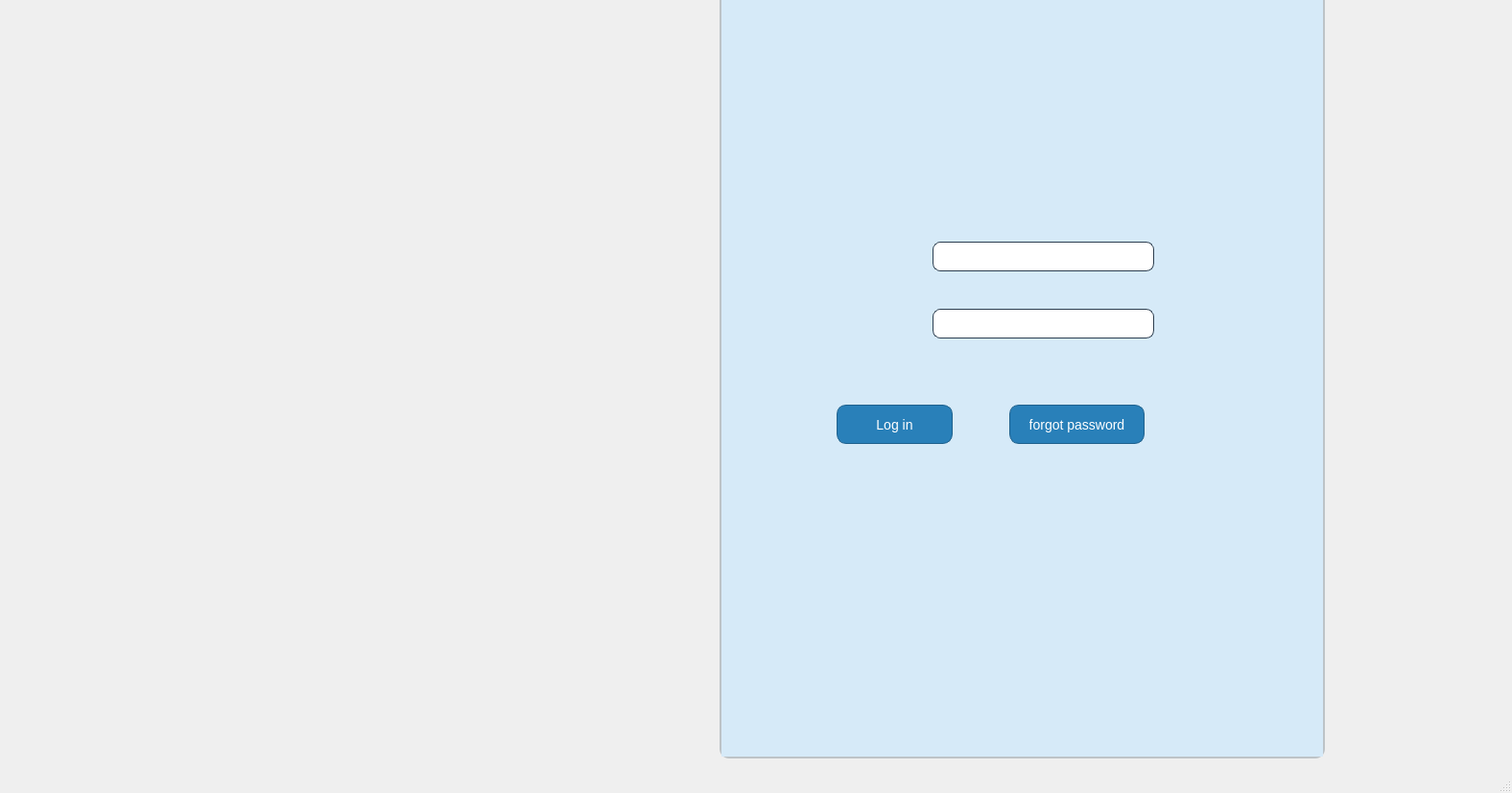
<?xml version="1.0" encoding="UTF-8"?>
<ui version="4.0">
 <class>MainWindow</class>
 <widget class="QMainWindow" name="MainWindow">
  <property name="geometry">
   <rect>
    <x>0</x>
    <y>0</y>
    <width>1576</width>
    <height>827</height>
   </rect>
  </property>
  <property name="windowTitle">
   <string>MainWindow</string>
  </property>
  <widget class="QWidget" name="centralwidget">
   <widget class="QLabel" name="label_6">
    <property name="geometry">
     <rect>
      <x>310</x>
      <y>200</y>
      <width>281</width>
      <height>201</height>
     </rect>
    </property>
    <property name="styleSheet">
     <string notr="true">border-image: url(:/img/img/LOG-removebg-preview.png);</string>
    </property>
    <property name="text">
     <string/>
    </property>
   </widget>
   <widget class="QLabel" name="label_5">
    <property name="geometry">
     <rect>
      <x>-10</x>
      <y>-10</y>
      <width>1391</width>
      <height>811</height>
     </rect>
    </property>
    <property name="styleSheet">
     <string notr="true">border-image: url(:/img/img/61803.jpg);</string>
    </property>
    <property name="text">
     <string/>
    </property>
   </widget>
   <widget class="QStackedWidget" name="stackedWidget">
    <property name="geometry">
     <rect>
      <x>750</x>
      <y>-20</y>
      <width>631</width>
      <height>811</height>
     </rect>
    </property>
    <property name="styleSheet">
     <string notr="true">*{/* styles.qss */
	border-image: url(:/img/img/61803.jpg);
}
/* Set the default font color to dark for readability */
* {
    color: #2c3e50; /* Dark gray text for better contrast */
    font-family: Arial, sans-serif; /* Clean, readable font */
}

/* Style for the main window background */
QWidget {
    background-color: #D6EAF8; /* Light blue background */
}

/* Style for input boxes (assuming they are QLineEdit or similar) */
QLineEdit {
    background-color: #ffffff; /* White background for input fields */
    border: 1px solid #2c3e50; /* Dark gray border */
    border-radius: 8px; /* Rounded corners */
    padding: 8px;
    color: #2c3e50; /* Dark text */
    font-size: 14px;
}

/* Style for input boxes (focused state) */
QLineEdit:focus {
    border: 1px solid #2980b9; /* Blue border on focus */
    background-color: #eaf2f7; /* Light blue background on focus */
}

/* Style for push buttons (assuming they are QPushButtons or similar) */
QPushButton {
    background-color: #2980b9; /* Medium blue for buttons */
    border: 1px solid #1f618d; /* Darker blue border for buttons */
    border-radius: 10px; /* Rounded corners */
    padding: 10px 20px; /* Adjusted padding */
    color: white; /* White text */
    font-size: 14px; /* Slightly larger font for readability */
}

/* Style for push buttons on hover */
QPushButton:hover {
    background-color: #1f618d; /* Darker blue on hover */
}

/* Style for push buttons when pressed */
QPushButton:pressed {
    background-color: #154360; /* Even darker blue when pressed */
}

/* Style for QStackedWidget */
QStackedWidget {
    background-color: #ffffff; /* White background */
    border: 2px solid #BDC3C7; /* Light gray border */
    border-radius: 10px;

}

/* Style for dialog windows */
QDialog {
    background-color: #ffffff; /* White background for dialogs */
    border: 1px solid #2980b9; /* Blue border for dialogs */
    border-radius: 12px; /* Rounded corners */
    padding: 20px;
    color: #2c3e50; /* Dark text for readability */
}

/* Style for labels */
QLabel {
    color: #2c3e50; /* Dark gray text for labels */
    font-size: 14px;
}

/* Style for combo boxes (QComboBox) */
QComboBox {
    background-color: #ffffff; /* White background for combo boxes */
    border: 1px solid #2c3e50;
    border-radius: 8px;
    padding: 8px;
    color: #2c3e50;
    font-size: 14px;
}

/* Style for combo boxes when focused */
QComboBox:focus {
    border: 1px solid #2980b9;
    background-color: #eaf2f7;
}

/* Style for table views (QTableView) */
QTableView {
    background-color: #ffffff; /* White background for tables */
    border: 1px solid #ddd; /* Light border */
    gridline-color: #ddd; /* Light grid lines */
}

QTableView QHeaderView {
    background-color: #2980b9; /* Blue header background */
    color: white; /* White text for table header */
}

/* Style for table rows */
QTableView::item {
    padding: 10px;
    border-bottom: 1px solid #ddd; /* Divider between rows */
}

/* Style for table rows when hovered */
QTableView::item:hover {
    background-color: #eaf4f0; /* Very light blue hover effect */
}

/* Style for scrollbars */
QScrollBar {
    background-color: #f1f1f1; /* Light background for scrollbars */
    border: 1px solid #ddd; /* Light gray border */
    width: 10px; /* Narrow scrollbar */
}

/* Style for the vertical scrollbar */
QScrollBar:vertical {
    border-radius: 5px;
}

/* Style for the horizontal scrollbar */
QScrollBar:horizontal {
    border-radius: 5px;
}

/* Style for progress bars */
QProgressBar {
    background-color: #f1f8f5; /* Very light green background */
    border: 1px solid #BDC3C7;
    border-radius: 5px;
    text-align: center;
    color: #2c3e50; /* Dark text */
}

QProgressBar::chunk {
    background-color: #2980b9; /* Medium blue progress chunk */
    border-radius: 5px;
}
</string>
    </property>
    <property name="currentIndex">
     <number>0</number>
    </property>
    <widget class="QWidget" name="page">
     <widget class="QLineEdit" name="lineEdituserr">
      <property name="geometry">
       <rect>
        <x>220</x>
        <y>270</y>
        <width>231</width>
        <height>31</height>
       </rect>
      </property>
     </widget>
     <widget class="QLabel" name="label_4">
      <property name="geometry">
       <rect>
        <x>110</x>
        <y>260</y>
        <width>81</width>
        <height>31</height>
       </rect>
      </property>
      <property name="styleSheet">
       <string notr="true">image: url(:/img/img/user_747376.png);</string>
      </property>
      <property name="text">
       <string/>
      </property>
     </widget>
     <widget class="QLineEdit" name="lineEditpasswordd">
      <property name="geometry">
       <rect>
        <x>220</x>
        <y>340</y>
        <width>231</width>
        <height>31</height>
       </rect>
      </property>
      <property name="echoMode">
       <enum>QLineEdit::Password</enum>
      </property>
     </widget>
     <widget class="QLabel" name="label_3">
      <property name="geometry">
       <rect>
        <x>100</x>
        <y>340</y>
        <width>81</width>
        <height>31</height>
       </rect>
      </property>
      <property name="styleSheet">
       <string notr="true">image: url(:/img/img/padlock.png);</string>
      </property>
      <property name="text">
       <string/>
      </property>
     </widget>
     <widget class="QPushButton" name="forgot_pb">
      <property name="geometry">
       <rect>
        <x>300</x>
        <y>440</y>
        <width>141</width>
        <height>41</height>
       </rect>
      </property>
      <property name="text">
       <string>forgot password</string>
      </property>
     </widget>
     <widget class="QPushButton" name="pushButtonlog">
      <property name="geometry">
       <rect>
        <x>120</x>
        <y>440</y>
        <width>121</width>
        <height>41</height>
       </rect>
      </property>
      <property name="text">
       <string>Log in</string>
      </property>
     </widget>
    </widget>
    <widget class="QWidget" name="page_2">
     <widget class="QLineEdit" name="rcpt">
      <property name="geometry">
       <rect>
        <x>197</x>
        <y>211</y>
        <width>261</width>
        <height>36</height>
       </rect>
      </property>
     </widget>
     <widget class="QPushButton" name="sendBtn">
      <property name="geometry">
       <rect>
        <x>250</x>
        <y>290</y>
        <width>93</width>
        <height>28</height>
       </rect>
      </property>
      <property name="text">
       <string>Continue</string>
      </property>
     </widget>
     <widget class="QLabel" name="label">
      <property name="geometry">
       <rect>
        <x>70</x>
        <y>110</y>
        <width>481</width>
        <height>51</height>
       </rect>
      </property>
      <property name="styleSheet">
       <string notr="true">QLabel {
    color: black; /* Text color for labels */
    font-size: 16px; /* Adjust font size as needed */
    font-weight: bold; /* Make the text bold if desired */
    margin: 5px; /* Adjust margin as needed */
}</string>
      </property>
      <property name="text">
       <string>&lt;html&gt;&lt;head/&gt;&lt;body&gt;&lt;p&gt;&lt;span style=&quot; font-size:10pt;&quot;&gt;Enter your email associated with your account and&lt;br/&gt;we'll send an emal to reset your password&lt;/span&gt;&lt;/p&gt;&lt;/body&gt;&lt;/html&gt;</string>
      </property>
     </widget>
     <widget class="QLabel" name="label_2">
      <property name="geometry">
       <rect>
        <x>121</x>
        <y>211</y>
        <width>70</width>
        <height>30</height>
       </rect>
      </property>
      <property name="styleSheet">
       <string notr="true">QLabel {
    color: black; /* Text color for labels */
    font-size: 16px; /* Adjust font size as needed */
    font-weight: bold; /* Make the text bold if desired */
    margin: 5px; /* Adjust margin as needed */
}</string>
      </property>
      <property name="text">
       <string>Email </string>
      </property>
     </widget>
     <widget class="QLabel" name="label_8">
      <property name="geometry">
       <rect>
        <x>170</x>
        <y>20</y>
        <width>261</width>
        <height>41</height>
       </rect>
      </property>
      <property name="styleSheet">
       <string notr="true">QLabel {
    color: black; /* Text color for labels */
    font-size: 30px; /* Adjust font size as needed */
    font-weight: bold; /* Make the text bold if desired */
    margin: 5px; /* Adjust margin as needed */
}</string>
      </property>
      <property name="text">
       <string>Reset password</string>
      </property>
     </widget>
    </widget>
    <widget class="QWidget" name="page_3">
     <widget class="QLineEdit" name="codebt">
      <property name="geometry">
       <rect>
        <x>180</x>
        <y>200</y>
        <width>281</width>
        <height>31</height>
       </rect>
      </property>
     </widget>
     <widget class="QLabel" name="label_9">
      <property name="geometry">
       <rect>
        <x>220</x>
        <y>10</y>
        <width>191</width>
        <height>71</height>
       </rect>
      </property>
      <property name="styleSheet">
       <string notr="true">QLabel {
    color: black; /* Text color for labels */
    font-size: 30px; /* Adjust font size as needed */
    font-weight: bold; /* Make the text bold if desired */
    margin: 5px; /* Adjust margin as needed */
}</string>
      </property>
      <property name="text">
       <string>Verification</string>
      </property>
     </widget>
     <widget class="QPushButton" name="verify_pb">
      <property name="geometry">
       <rect>
        <x>230</x>
        <y>280</y>
        <width>211</width>
        <height>61</height>
       </rect>
      </property>
      <property name="text">
       <string>Verify and Proceed</string>
      </property>
     </widget>
     <widget class="QLabel" name="label_10">
      <property name="geometry">
       <rect>
        <x>90</x>
        <y>110</y>
        <width>481</width>
        <height>71</height>
       </rect>
      </property>
      <property name="styleSheet">
       <string notr="true">QLabel {
    color: black; /* Text color for labels */
    font-size: 16px; /* Adjust font size as needed */
    font-weight: bold; /* Make the text bold if desired */
    margin: 5px; /* Adjust margin as needed */
}</string>
      </property>
      <property name="text">
       <string>&lt;html&gt;&lt;head/&gt;&lt;body&gt;&lt;p&gt;&lt;span style=&quot; font-size:8pt;&quot;&gt;Please enter the 4 digit code that send to your email adresse&lt;/span&gt;&lt;/p&gt;&lt;/body&gt;&lt;/html&gt;</string>
      </property>
     </widget>
    </widget>
    <widget class="QWidget" name="page_4">
     <widget class="QLabel" name="label_11">
      <property name="geometry">
       <rect>
        <x>120</x>
        <y>30</y>
        <width>341</width>
        <height>71</height>
       </rect>
      </property>
      <property name="styleSheet">
       <string notr="true">QLabel {
    color: black; /* Text color for labels */
    font-size: 30px; /* Adjust font size as needed */
    font-weight: bold; /* Make the text bold if desired */
    margin: 5px; /* Adjust margin as needed */
}</string>
      </property>
      <property name="text">
       <string>Enter New Password</string>
      </property>
     </widget>
     <widget class="QLineEdit" name="pas2">
      <property name="geometry">
       <rect>
        <x>220</x>
        <y>200</y>
        <width>231</width>
        <height>31</height>
       </rect>
      </property>
      <property name="echoMode">
       <enum>QLineEdit::Password</enum>
      </property>
     </widget>
     <widget class="QLineEdit" name="pas1">
      <property name="geometry">
       <rect>
        <x>220</x>
        <y>130</y>
        <width>231</width>
        <height>31</height>
       </rect>
      </property>
     </widget>
     <widget class="QPushButton" name="cont_pb">
      <property name="geometry">
       <rect>
        <x>250</x>
        <y>260</y>
        <width>141</width>
        <height>31</height>
       </rect>
      </property>
      <property name="text">
       <string>Continue</string>
      </property>
     </widget>
     <widget class="QLabel" name="label_12">
      <property name="geometry">
       <rect>
        <x>80</x>
        <y>120</y>
        <width>121</width>
        <height>51</height>
       </rect>
      </property>
      <property name="styleSheet">
       <string notr="true">QLabel {
    color: black; /* Text color for labels */
    font-size: 15px; /* Adjust font size as needed */
    font-weight: bold; /* Make the text bold if desired */
    margin: 5px; /* Adjust margin as needed */
}</string>
      </property>
      <property name="text">
       <string>Old Password</string>
      </property>
     </widget>
     <widget class="QLabel" name="label_13">
      <property name="geometry">
       <rect>
        <x>80</x>
        <y>200</y>
        <width>131</width>
        <height>31</height>
       </rect>
      </property>
      <property name="styleSheet">
       <string notr="true">QLabel {
    color: black; /* Text color for labels */
    font-size: 15px; /* Adjust font size as needed */
    font-weight: bold; /* Make the text bold if desired */
    margin: 5px; /* Adjust margin as needed */
}</string>
      </property>
      <property name="text">
       <string>New Password</string>
      </property>
     </widget>
    </widget>
   </widget>
   <widget class="QLabel" name="label_7">
    <property name="geometry">
     <rect>
      <x>30</x>
      <y>140</y>
      <width>651</width>
      <height>391</height>
     </rect>
    </property>
    <property name="styleSheet">
     <string notr="true">border-image: url(:/img/img/LOG-removebg-preview.png);</string>
    </property>
    <property name="text">
     <string/>
    </property>
   </widget>
  </widget>
  <widget class="QMenuBar" name="menubar">
   <property name="geometry">
    <rect>
     <x>0</x>
     <y>0</y>
     <width>1576</width>
     <height>26</height>
    </rect>
   </property>
  </widget>
  <widget class="QStatusBar" name="statusbar"/>
 </widget>
 <resources/>
 <connections/>
</ui>
